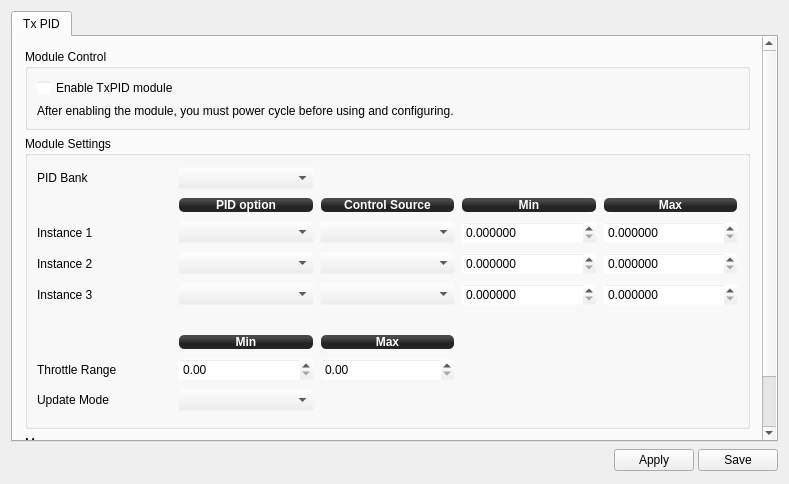
<?xml version="1.0" encoding="UTF-8"?>
<ui version="4.0">
 <class>TxPIDWidget</class>
 <widget class="QWidget" name="TxPIDWidget">
  <property name="geometry">
   <rect>
    <x>0</x>
    <y>0</y>
    <width>789</width>
    <height>484</height>
   </rect>
  </property>
  <property name="windowTitle">
   <string>TxPID</string>
  </property>
  <layout class="QVBoxLayout" name="verticalLayout">
   <property name="spacing">
    <number>6</number>
   </property>
   <item>
    <widget class="QTabWidget" name="tabWidget">
     <property name="currentIndex">
      <number>0</number>
     </property>
     <widget class="QWidget" name="tab">
      <attribute name="title">
       <string>Tx PID</string>
      </attribute>
      <layout class="QVBoxLayout" name="verticalLayout_4">
       <property name="spacing">
        <number>6</number>
       </property>
       <property name="leftMargin">
        <number>0</number>
       </property>
       <property name="topMargin">
        <number>0</number>
       </property>
       <property name="rightMargin">
        <number>0</number>
       </property>
       <property name="bottomMargin">
        <number>0</number>
       </property>
       <item>
        <widget class="QScrollArea" name="scrollArea">
         <property name="palette">
          <palette>
           <active>
            <colorrole role="Base">
             <brush brushstyle="SolidPattern">
              <color alpha="255">
               <red>255</red>
               <green>255</green>
               <blue>255</blue>
              </color>
             </brush>
            </colorrole>
            <colorrole role="Window">
             <brush brushstyle="SolidPattern">
              <color alpha="0">
               <red>232</red>
               <green>232</green>
               <blue>232</blue>
              </color>
             </brush>
            </colorrole>
           </active>
           <inactive>
            <colorrole role="Base">
             <brush brushstyle="SolidPattern">
              <color alpha="255">
               <red>255</red>
               <green>255</green>
               <blue>255</blue>
              </color>
             </brush>
            </colorrole>
            <colorrole role="Window">
             <brush brushstyle="SolidPattern">
              <color alpha="0">
               <red>232</red>
               <green>232</green>
               <blue>232</blue>
              </color>
             </brush>
            </colorrole>
           </inactive>
           <disabled>
            <colorrole role="Base">
             <brush brushstyle="SolidPattern">
              <color alpha="0">
               <red>232</red>
               <green>232</green>
               <blue>232</blue>
              </color>
             </brush>
            </colorrole>
            <colorrole role="Window">
             <brush brushstyle="SolidPattern">
              <color alpha="0">
               <red>232</red>
               <green>232</green>
               <blue>232</blue>
              </color>
             </brush>
            </colorrole>
           </disabled>
          </palette>
         </property>
         <property name="frameShape">
          <enum>QFrame::NoFrame</enum>
         </property>
         <property name="widgetResizable">
          <bool>true</bool>
         </property>
         <widget class="QWidget" name="scrollAreaWidgetContents_2">
          <property name="geometry">
           <rect>
            <x>0</x>
            <y>0</y>
            <width>753</width>
            <height>475</height>
           </rect>
          </property>
          <layout class="QVBoxLayout" name="verticalLayout_2">
           <property name="spacing">
            <number>6</number>
           </property>
           <property name="leftMargin">
            <number>12</number>
           </property>
           <property name="topMargin">
            <number>12</number>
           </property>
           <property name="rightMargin">
            <number>12</number>
           </property>
           <property name="bottomMargin">
            <number>12</number>
           </property>
           <item>
            <widget class="QGroupBox" name="groupBox_2">
             <property name="title">
              <string>Module Control</string>
             </property>
             <layout class="QVBoxLayout" name="verticalLayout_5">
              <item>
               <widget class="QCheckBox" name="TxPIDEnable">
                <property name="focusPolicy">
                 <enum>Qt::StrongFocus</enum>
                </property>
                <property name="toolTip">
                 <string>This module will periodically update values of stabilization PID settings
depending on configured input control channels. New values of stabilization
settings are not saved to flash, but updated in RAM. It is expected that the
module will be enabled only for tuning. When desired values are found, they
can be read via GCS and saved permanently. Then this module should be
disabled again.

Up to 3 separate PID options (or option pairs) can be selected and updated.</string>
                </property>
                <property name="text">
                 <string>Enable TxPID module</string>
                </property>
               </widget>
              </item>
              <item>
               <widget class="QLabel" name="label_7">
                <property name="text">
                 <string>After enabling the module, you must power cycle before using and configuring.</string>
                </property>
               </widget>
              </item>
             </layout>
            </widget>
           </item>
           <item>
            <widget class="QGroupBox" name="groupBox_6">
             <property name="enabled">
              <bool>true</bool>
             </property>
             <property name="sizePolicy">
              <sizepolicy hsizetype="Preferred" vsizetype="Minimum">
               <horstretch>0</horstretch>
               <verstretch>0</verstretch>
              </sizepolicy>
             </property>
             <property name="minimumSize">
              <size>
               <width>0</width>
               <height>293</height>
              </size>
             </property>
             <property name="title">
              <string>Module Settings</string>
             </property>
             <layout class="QGridLayout" name="gridLayout">
              <item row="1" column="1">
               <widget class="QLabel" name="label_51">
                <property name="sizePolicy">
                 <sizepolicy hsizetype="Preferred" vsizetype="Fixed">
                  <horstretch>0</horstretch>
                  <verstretch>0</verstretch>
                 </sizepolicy>
                </property>
                <property name="minimumSize">
                 <size>
                  <width>0</width>
                  <height>16</height>
                 </size>
                </property>
                <property name="styleSheet">
                 <string notr="true">background-color: qlineargradient(spread:reflect, x1:0.507, y1:0, x2:0.507, y2:0.772, stop:0.208955 rgba(74, 74, 74, 255), stop:0.78607 rgba(36, 36, 36, 255));
color: rgb(255, 255, 255);
border-radius: 5;
font: bold 12px;
margin:1px;</string>
                </property>
                <property name="text">
                 <string>PID option</string>
                </property>
                <property name="alignment">
                 <set>Qt::AlignCenter</set>
                </property>
               </widget>
              </item>
              <item row="1" column="2">
               <widget class="QLabel" name="label_50">
                <property name="sizePolicy">
                 <sizepolicy hsizetype="Preferred" vsizetype="Fixed">
                  <horstretch>0</horstretch>
                  <verstretch>0</verstretch>
                 </sizepolicy>
                </property>
                <property name="minimumSize">
                 <size>
                  <width>0</width>
                  <height>16</height>
                 </size>
                </property>
                <property name="styleSheet">
                 <string notr="true">background-color: qlineargradient(spread:reflect, x1:0.507, y1:0, x2:0.507, y2:0.772, stop:0.208955 rgba(74, 74, 74, 255), stop:0.78607 rgba(36, 36, 36, 255));
color: rgb(255, 255, 255);
border-radius: 5;
font: bold 12px;
margin:1px;</string>
                </property>
                <property name="text">
                 <string>Control Source</string>
                </property>
                <property name="alignment">
                 <set>Qt::AlignCenter</set>
                </property>
               </widget>
              </item>
              <item row="1" column="3">
               <widget class="QLabel" name="label_49">
                <property name="sizePolicy">
                 <sizepolicy hsizetype="Preferred" vsizetype="Fixed">
                  <horstretch>0</horstretch>
                  <verstretch>0</verstretch>
                 </sizepolicy>
                </property>
                <property name="minimumSize">
                 <size>
                  <width>0</width>
                  <height>16</height>
                 </size>
                </property>
                <property name="styleSheet">
                 <string notr="true">background-color: qlineargradient(spread:reflect, x1:0.507, y1:0, x2:0.507, y2:0.772, stop:0.208955 rgba(74, 74, 74, 255), stop:0.78607 rgba(36, 36, 36, 255));
color: rgb(255, 255, 255);
border-radius: 5;
font: bold 12px;
margin:1px;</string>
                </property>
                <property name="text">
                 <string>Min</string>
                </property>
                <property name="alignment">
                 <set>Qt::AlignCenter</set>
                </property>
               </widget>
              </item>
              <item row="1" column="4">
               <widget class="QLabel" name="label">
                <property name="sizePolicy">
                 <sizepolicy hsizetype="Preferred" vsizetype="Fixed">
                  <horstretch>0</horstretch>
                  <verstretch>0</verstretch>
                 </sizepolicy>
                </property>
                <property name="minimumSize">
                 <size>
                  <width>0</width>
                  <height>16</height>
                 </size>
                </property>
                <property name="styleSheet">
                 <string notr="true">background-color: qlineargradient(spread:reflect, x1:0.507, y1:0, x2:0.507, y2:0.772, stop:0.208955 rgba(74, 74, 74, 255), stop:0.78607 rgba(36, 36, 36, 255));
color: rgb(255, 255, 255);
border-radius: 5;
font: bold 12px;
margin:1px;</string>
                </property>
                <property name="text">
                 <string>Max</string>
                </property>
                <property name="alignment">
                 <set>Qt::AlignCenter</set>
                </property>
               </widget>
              </item>
              <item row="2" column="0">
               <widget class="QLabel" name="label_47">
                <property name="text">
                 <string>Instance 1</string>
                </property>
               </widget>
              </item>
              <item row="2" column="1">
               <widget class="QComboBox" name="PID1">
                <property name="focusPolicy">
                 <enum>Qt::StrongFocus</enum>
                </property>
                <property name="toolTip">
                 <string>Select PID option or option pair to update.
Set to Disabled if not used.</string>
                </property>
               </widget>
              </item>
              <item row="2" column="2">
               <widget class="QComboBox" name="Input1">
                <property name="focusPolicy">
                 <enum>Qt::StrongFocus</enum>
                </property>
                <property name="toolTip">
                 <string>Select input used as a control source for this instance.
It can be one of Accessory channels or Throttle channel.

If Accessory channel is chosen then its range [0..1] will be mapped
to PID range [Min..Max] defined for this instance.

If Throttle channel is chosen then Throttle range [Min..Max] will
be mapped to PID range [Min..Max] defined for this instance. If
Throttle is out of bounds then PID Min and Max values will be used
accordingly.

Note that it is possible to set PID Min &gt; Max. In that case increasing
control input value will decrease the PID option value. This can be
used, for instance, to decrease PID value when increasing Throttle.</string>
                </property>
               </widget>
              </item>
              <item row="2" column="3">
               <widget class="QDoubleSpinBox" name="MinPID1">
                <property name="focusPolicy">
                 <enum>Qt::StrongFocus</enum>
                </property>
                <property name="toolTip">
                 <string>Minimum PID value mapped to Accessory channel = 0 or
Throttle channel lesser or equal to Throttle Min value.</string>
                </property>
                <property name="decimals">
                 <number>6</number>
                </property>
                <property name="singleStep">
                 <double>0.000100000000000</double>
                </property>
               </widget>
              </item>
              <item row="2" column="4">
               <widget class="QDoubleSpinBox" name="MaxPID1">
                <property name="focusPolicy">
                 <enum>Qt::StrongFocus</enum>
                </property>
                <property name="toolTip">
                 <string>Maximum PID value mapped to Accessory channel = 1 or
Throttle channel greater or equal to Throttle Max value.</string>
                </property>
                <property name="decimals">
                 <number>6</number>
                </property>
                <property name="singleStep">
                 <double>0.000100000000000</double>
                </property>
               </widget>
              </item>
              <item row="3" column="0">
               <widget class="QLabel" name="label_48">
                <property name="text">
                 <string>Instance 2</string>
                </property>
               </widget>
              </item>
              <item row="3" column="1">
               <widget class="QComboBox" name="PID2">
                <property name="focusPolicy">
                 <enum>Qt::StrongFocus</enum>
                </property>
                <property name="toolTip">
                 <string>Select PID option or option pair to update.
Set to Disabled if not used.</string>
                </property>
               </widget>
              </item>
              <item row="3" column="2">
               <widget class="QComboBox" name="Input2">
                <property name="focusPolicy">
                 <enum>Qt::StrongFocus</enum>
                </property>
                <property name="toolTip">
                 <string>Select input used as a control source for this instance.
It can be one of Accessory channels or Throttle channel.

If Accessory channel is chosen then its range [0..1] will be mapped
to PID range [Min..Max] defined for this instance.

If Throttle channel is chosen then Throttle range [Min..Max] will
be mapped to PID range [Min..Max] defined for this instance. If
Throttle is out of bounds then PID Min and Max values will be used
accordingly.

Note that it is possible to set PID Min &gt; Max. In that case increasing
control input value will decrease the PID option value. This can be
used, for instance, to decrease PID value when increasing Throttle.</string>
                </property>
               </widget>
              </item>
              <item row="3" column="3">
               <widget class="QDoubleSpinBox" name="MinPID2">
                <property name="focusPolicy">
                 <enum>Qt::StrongFocus</enum>
                </property>
                <property name="toolTip">
                 <string>Minimum PID value mapped to Accessory channel = 0 or
Throttle channel lesser or equal to Throttle Min value.</string>
                </property>
                <property name="decimals">
                 <number>6</number>
                </property>
                <property name="singleStep">
                 <double>0.000100000000000</double>
                </property>
               </widget>
              </item>
              <item row="3" column="4">
               <widget class="QDoubleSpinBox" name="MaxPID2">
                <property name="focusPolicy">
                 <enum>Qt::StrongFocus</enum>
                </property>
                <property name="toolTip">
                 <string>Maximum PID value mapped to Accessory channel = 1 or
Throttle channel greater or equal to Throttle Max value.</string>
                </property>
                <property name="decimals">
                 <number>6</number>
                </property>
                <property name="singleStep">
                 <double>0.000100000000000</double>
                </property>
               </widget>
              </item>
              <item row="4" column="0">
               <widget class="QLabel" name="label_52">
                <property name="text">
                 <string>Instance 3</string>
                </property>
               </widget>
              </item>
              <item row="4" column="1">
               <widget class="QComboBox" name="PID3">
                <property name="focusPolicy">
                 <enum>Qt::StrongFocus</enum>
                </property>
                <property name="toolTip">
                 <string>Select PID option or option pair to update.
Set to Disabled if not used.</string>
                </property>
               </widget>
              </item>
              <item row="4" column="2">
               <widget class="QComboBox" name="Input3">
                <property name="focusPolicy">
                 <enum>Qt::StrongFocus</enum>
                </property>
                <property name="toolTip">
                 <string>Select input used as a control source for this instance.
It can be one of Accessory channels or Throttle channel.

If Accessory channel is chosen then its range [0..1] will be mapped
to PID range [Min..Max] defined for this instance.

If Throttle channel is chosen then Throttle range [Min..Max] will
be mapped to PID range [Min..Max] defined for this instance. If
Throttle is out of bounds then PID Min and Max values will be used
accordingly.

Note that it is possible to set PID Min &gt; Max. In that case increasing
control input value will decrease the PID option value. This can be
used, for instance, to decrease PID value when increasing Throttle.</string>
                </property>
               </widget>
              </item>
              <item row="4" column="3">
               <widget class="QDoubleSpinBox" name="MinPID3">
                <property name="focusPolicy">
                 <enum>Qt::StrongFocus</enum>
                </property>
                <property name="toolTip">
                 <string>Minimum PID value mapped to Accessory channel = 0 or
Throttle channel lesser or equal to Throttle Min value.</string>
                </property>
                <property name="decimals">
                 <number>6</number>
                </property>
                <property name="singleStep">
                 <double>0.000100000000000</double>
                </property>
               </widget>
              </item>
              <item row="4" column="4">
               <widget class="QDoubleSpinBox" name="MaxPID3">
                <property name="focusPolicy">
                 <enum>Qt::StrongFocus</enum>
                </property>
                <property name="toolTip">
                 <string>Maximum PID value mapped to Accessory channel = 1 or
Throttle channel greater or equal to Throttle Max value.</string>
                </property>
                <property name="decimals">
                 <number>6</number>
                </property>
                <property name="singleStep">
                 <double>0.000100000000000</double>
                </property>
               </widget>
              </item>
              <item row="8" column="0">
               <widget class="QLabel" name="label_2">
                <property name="text">
                 <string>Update Mode</string>
                </property>
               </widget>
              </item>
              <item row="8" column="1">
               <widget class="QComboBox" name="UpdateMode">
                <property name="focusPolicy">
                 <enum>Qt::StrongFocus</enum>
                </property>
                <property name="toolTip">
                 <string>PID values update mode which can be set to:
- Never: this disables PID updates (but module still will be run if enabled),
- When Armed: PID updated only when system is armed,
- Always: PID updated always regardless of arm state.

Since the GCS updates GUI PID values in real time on change, could be
tricky to change other PID values from the GUI if the module is enabled
and constantly updates stabilization settings object. As a workaround,
this option can be used to temporarily disable updates or enable them
only when system is armed without disabling the module.</string>
                </property>
               </widget>
              </item>
              <item row="7" column="0">
               <widget class="QLabel" name="label_3">
                <property name="text">
                 <string>Throttle Range</string>
                </property>
               </widget>
              </item>
              <item row="7" column="1">
               <widget class="QDoubleSpinBox" name="ThrottleMin">
                <property name="focusPolicy">
                 <enum>Qt::StrongFocus</enum>
                </property>
                <property name="toolTip">
                 <string>Throttle channel lower bound mapped to PID Min value</string>
                </property>
                <property name="maximum">
                 <double>1.000000000000000</double>
                </property>
                <property name="singleStep">
                 <double>0.010000000000000</double>
                </property>
               </widget>
              </item>
              <item row="7" column="2">
               <widget class="QDoubleSpinBox" name="ThrottleMax">
                <property name="focusPolicy">
                 <enum>Qt::StrongFocus</enum>
                </property>
                <property name="toolTip">
                 <string>Throttle channel upper bound mapped to PID Max value</string>
                </property>
                <property name="maximum">
                 <double>1.000000000000000</double>
                </property>
                <property name="singleStep">
                 <double>0.010000000000000</double>
                </property>
               </widget>
              </item>
              <item row="6" column="1">
               <widget class="QLabel" name="label_4">
                <property name="sizePolicy">
                 <sizepolicy hsizetype="Preferred" vsizetype="Fixed">
                  <horstretch>0</horstretch>
                  <verstretch>0</verstretch>
                 </sizepolicy>
                </property>
                <property name="minimumSize">
                 <size>
                  <width>0</width>
                  <height>16</height>
                 </size>
                </property>
                <property name="styleSheet">
                 <string notr="true">background-color: qlineargradient(spread:reflect, x1:0.507, y1:0, x2:0.507, y2:0.772, stop:0.208955 rgba(74, 74, 74, 255), stop:0.78607 rgba(36, 36, 36, 255));
color: rgb(255, 255, 255);
border-radius: 5;
font: bold 12px;
margin:1px;</string>
                </property>
                <property name="text">
                 <string>Min</string>
                </property>
                <property name="alignment">
                 <set>Qt::AlignCenter</set>
                </property>
               </widget>
              </item>
              <item row="6" column="2">
               <widget class="QLabel" name="label_5">
                <property name="sizePolicy">
                 <sizepolicy hsizetype="Preferred" vsizetype="Fixed">
                  <horstretch>0</horstretch>
                  <verstretch>0</verstretch>
                 </sizepolicy>
                </property>
                <property name="minimumSize">
                 <size>
                  <width>0</width>
                  <height>16</height>
                 </size>
                </property>
                <property name="styleSheet">
                 <string notr="true">background-color: qlineargradient(spread:reflect, x1:0.507, y1:0, x2:0.507, y2:0.772, stop:0.208955 rgba(74, 74, 74, 255), stop:0.78607 rgba(36, 36, 36, 255));
color: rgb(255, 255, 255);
border-radius: 5;
font: bold 12px;
margin:1px;</string>
                </property>
                <property name="text">
                 <string>Max</string>
                </property>
                <property name="alignment">
                 <set>Qt::AlignCenter</set>
                </property>
               </widget>
              </item>
              <item row="5" column="1">
               <spacer name="verticalSpacer_3">
                <property name="orientation">
                 <enum>Qt::Vertical</enum>
                </property>
                <property name="sizeType">
                 <enum>QSizePolicy::Preferred</enum>
                </property>
                <property name="sizeHint" stdset="0">
                 <size>
                  <width>20</width>
                  <height>20</height>
                 </size>
                </property>
               </spacer>
              </item>
              <item row="0" column="0">
               <widget class="QLabel" name="label_6">
                <property name="text">
                 <string>PID Bank</string>
                </property>
               </widget>
              </item>
              <item row="0" column="1">
               <widget class="QComboBox" name="pidBank"/>
              </item>
             </layout>
            </widget>
           </item>
           <item>
            <widget class="QGroupBox" name="groupBox_3">
             <property name="title">
              <string>Messages</string>
             </property>
             <layout class="QHBoxLayout" name="horizontalLayout">
              <item>
               <widget class="QLabel" name="message">
                <property name="text">
                 <string/>
                </property>
               </widget>
              </item>
             </layout>
            </widget>
           </item>
           <item>
            <spacer name="verticalSpacer">
             <property name="orientation">
              <enum>Qt::Vertical</enum>
             </property>
             <property name="sizeHint" stdset="0">
              <size>
               <width>20</width>
               <height>20</height>
              </size>
             </property>
            </spacer>
           </item>
          </layout>
         </widget>
        </widget>
       </item>
      </layout>
     </widget>
    </widget>
   </item>
   <item>
    <layout class="QHBoxLayout" name="horizontalLayout_2">
     <property name="spacing">
      <number>4</number>
     </property>
     <item>
      <spacer name="horizontalSpacer">
       <property name="orientation">
        <enum>Qt::Horizontal</enum>
       </property>
       <property name="sizeHint" stdset="0">
        <size>
         <width>570</width>
         <height>16</height>
        </size>
       </property>
      </spacer>
     </item>
     <item>
      <widget class="QPushButton" name="pushButton">
       <property name="sizePolicy">
        <sizepolicy hsizetype="Fixed" vsizetype="Preferred">
         <horstretch>0</horstretch>
         <verstretch>0</verstretch>
        </sizepolicy>
       </property>
       <property name="minimumSize">
        <size>
         <width>25</width>
         <height>25</height>
        </size>
       </property>
       <property name="maximumSize">
        <size>
         <width>25</width>
         <height>25</height>
        </size>
       </property>
       <property name="baseSize">
        <size>
         <width>0</width>
         <height>0</height>
        </size>
       </property>
       <property name="autoFillBackground">
        <bool>false</bool>
       </property>
       <property name="text">
        <string/>
       </property>
       <property name="icon">
        <iconset resource="../coreplugin/core.qrc">
         <normaloff>:/core/images/helpicon.svg</normaloff>:/core/images/helpicon.svg</iconset>
       </property>
       <property name="iconSize">
        <size>
         <width>25</width>
         <height>25</height>
        </size>
       </property>
       <property name="autoDefault">
        <bool>false</bool>
       </property>
       <property name="default">
        <bool>false</bool>
       </property>
       <property name="flat">
        <bool>true</bool>
       </property>
       <property name="objrelation" stdset="0">
        <stringlist>
         <string>button:help</string>
         <string>url:http://wiki.openpilot.org/x/DACiAQ</string>
        </stringlist>
       </property>
      </widget>
     </item>
     <item>
      <widget class="QPushButton" name="Apply">
       <property name="minimumSize">
        <size>
         <width>0</width>
         <height>0</height>
        </size>
       </property>
       <property name="toolTip">
        <string>Send settings to the board but do not save to the non-volatile memory</string>
       </property>
       <property name="styleSheet">
        <string notr="true"/>
       </property>
       <property name="text">
        <string>Apply</string>
       </property>
      </widget>
     </item>
     <item>
      <widget class="QPushButton" name="Save">
       <property name="minimumSize">
        <size>
         <width>0</width>
         <height>0</height>
        </size>
       </property>
       <property name="toolTip">
        <string>Send settings to the board and save to the non-volatile memory</string>
       </property>
       <property name="styleSheet">
        <string notr="true"/>
       </property>
       <property name="text">
        <string>Save</string>
       </property>
       <property name="checked">
        <bool>false</bool>
       </property>
      </widget>
     </item>
    </layout>
   </item>
  </layout>
 </widget>
 <tabstops>
  <tabstop>Apply</tabstop>
  <tabstop>Save</tabstop>
  <tabstop>scrollArea</tabstop>
  <tabstop>PID1</tabstop>
  <tabstop>Input1</tabstop>
  <tabstop>MinPID1</tabstop>
  <tabstop>MaxPID1</tabstop>
  <tabstop>PID2</tabstop>
  <tabstop>Input2</tabstop>
  <tabstop>MinPID2</tabstop>
  <tabstop>MaxPID2</tabstop>
  <tabstop>PID3</tabstop>
  <tabstop>Input3</tabstop>
  <tabstop>MinPID3</tabstop>
  <tabstop>MaxPID3</tabstop>
  <tabstop>ThrottleMin</tabstop>
  <tabstop>ThrottleMax</tabstop>
  <tabstop>UpdateMode</tabstop>
 </tabstops>
 <resources>
  <include location="../coreplugin/core.qrc"/>
 </resources>
 <connections/>
</ui>
